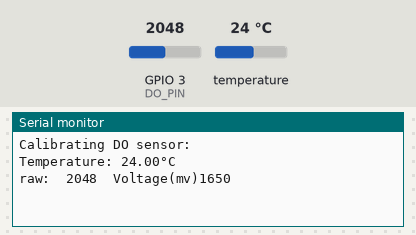
A sketch run on a simulated ESP32. On the bench: the last lines printed to the serial monitor. The inputs (shaded band) are chosen by the test bench; at power-on: temperature 24 °C, GPIO 3 (DO_PIN) = 2048.

Above: at 3.2 s.
3.3 s: temperature set to 12 °C
At 5.5 s:
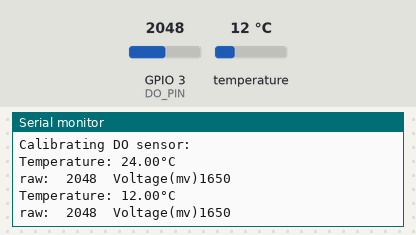
5.8 s: GPIO 3 (DO_PIN) set to 2866
At 7.3 s:
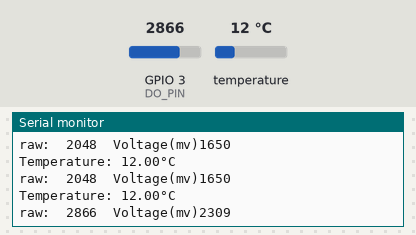
8.3 s: temperature set to 19 °C
At 10.6 s:
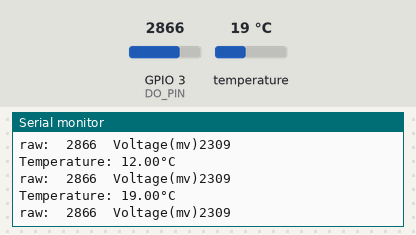
10.8 s: GPIO 3 (DO_PIN) set to 3603
At 12.8 s:
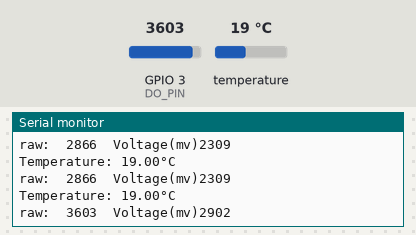
Timing chart, 0 to 14.3 s (numbered marks = the images above; inputs shaded):
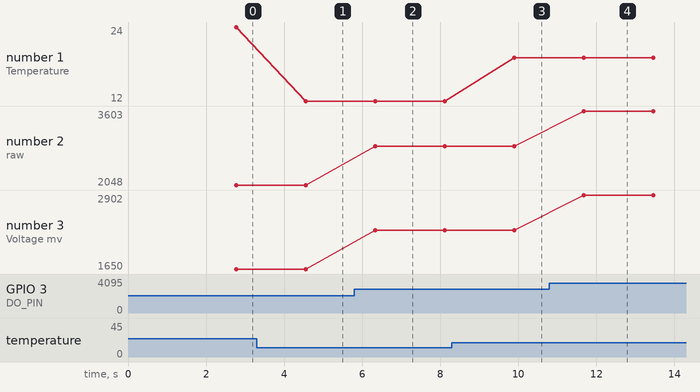

Measured:
- after the input at 3.3 s, the serial monitor: prints a new line after 1.3 s (image 1)
- after the input at 5.8 s, the serial monitor: prints a new line after 0.54 s (image 2)
- after the input at 8.3 s, the serial monitor: prints a new line after 1.6 s (image 3)
- after the input at 10.8 s, the serial monitor: prints a new line after 0.88 s (image 4)
- plotted number 1: 24 → 12 after the input at 3.3 s, 12 → 19 after the input at 8.3 s
- plotted number 2: 2048 → 2866 after the input at 5.8 s, 2866 → 3603 after the input at 10.8 s
- plotted number 3: 1650 → 2309 after the input at 5.8 s, 2309 → 2902 after the input at 10.8 s

The sketch:

calibrate_do.ino
```cpp
// Julia Steiwer, 29. Dec. 2024

// Calibration code for the dissolved oxygen (DO) sensor (SEN0237-A by DFRobot). Temperature correction is included.
// Reads the temperature of the liquid and the Voltage in mV corresponding to the oxygen content in the liquid.
// This information is required to set the high and low calibration points in the main code. So make sure you note down the °C and mV values you're seeing in the serial monitor for the two liquids.

// Libraries
#include <Arduino.h>
// -- Temperature Libs
#include <OneWire.h>
#include <DallasTemperature.h>

#define VREF    3300    // VREF(mv) of ESP32
#define ADC_RES 4096    // ADC Resolution of ESP32

// Temperature
#define ONE_WIRE_BUS 7 // pin where the data wire is plugged into
OneWire oneWire(ONE_WIRE_BUS);
DallasTemperature sensors(&oneWire);

// DO
#define DO_PIN 3 // pin on ESP32 where we put the DO sensor

uint32_t raw;

void setup()
{
  Serial.begin(115200);
  delay(2000);
  Serial.println("Calibrating DO sensor: ");
}

void loop()
{
  // SENSOR INPUTS
  // -- DS18B20 Temperature
  sensors.begin(); // start up the sensor library
  sensors.requestTemperatures(); // Send the command to get temperatures
  float tempC = sensors.getTempCByIndex(0); // there's only one temperature sensor so we can index to it
  Serial.println("Temperature: " + String(tempC) + "°C"); // this way you also know the exact temperature for your calibration point

  // Get mV for oxygen content.
  raw=analogRead(DO_PIN);
  Serial.println("raw:\t"+String(raw)+"\tVoltage(mv)"+String(raw*VREF/ADC_RES));
  delay(1000);
}

// Julia Steiwer, 29. Dec. 2024
```
